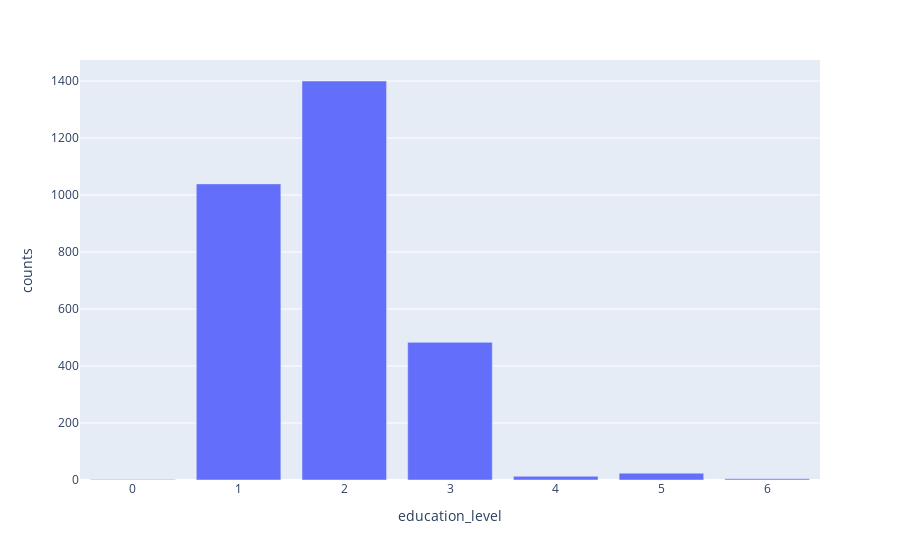

The cell this chart's notebook holds for it:
### Markdown cell above
This feature contained information about gender with 1 as male, and 2 as female. We can see that there are more female than male in this dataset.

### Code cell
plot_bar('education_level')

### Figure 1 — Plotly figure (JSON) as saved in the notebook; plotly's stock layout.template omitted (floating-point values rounded to 4 significant figures)
{"data": [{"alignmentgroup": "True", "hovertemplate": "education_level=%{x}<br>counts=%{y}<extra></extra>", "legendgroup": "", "marker": {"color": "#636efa", "pattern": {"shape": ""}}, "name": "", "offsetgroup": "", "orientation": "v", "showlegend": false, "textposition": "auto", "type": "bar", "x": [0, 1, 2, 3, 4, 5, 6], "xaxis": "x", "y": [2, 1039, 1400, 483, 13, 24, 4], "yaxis": "y"}], "layout": {"barmode": "relative", "legend": {"tracegroupgap": 0}, "margin": {"t": 60}, "xaxis": {"anchor": "y", "domain": [0, 1], "title": {"text": "education_level"}}, "yaxis": {"anchor": "x", "domain": [0, 1], "title": {"text": "counts"}}}}
